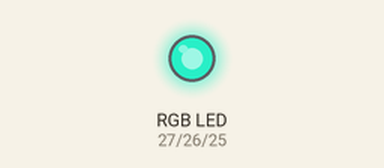
This sketch was run on a simulated ESP32. Parts: an RGB LED mixed from three pins (HIGH = lit). Dim RGB values are drawn brighter than linear; random numbers use the default seed unless the sketch sets one; what the sketch prints to the serial monitor is not drawn.

Above: at 0.85 s.
At 4.65 s:
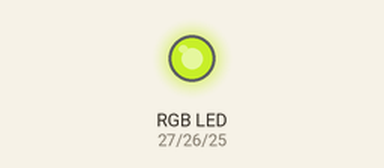
At 10.3 s:
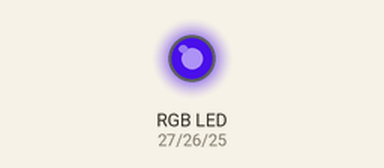
At 17.0 s:
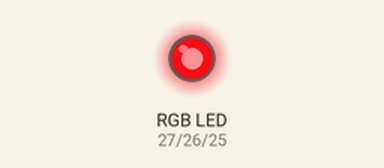
At 22.7 s:
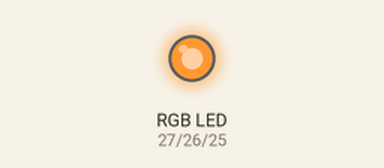
At 36.9 s:
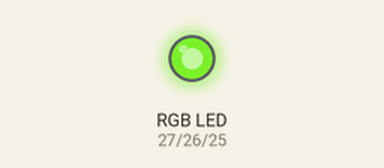
Timing chart, 0 to 40.0 s (numbered marks = the images above):
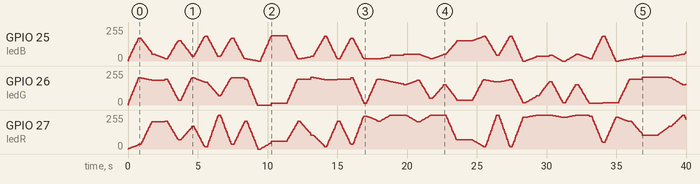

The sketch:

fade.ino
```cpp
#define ledR 27
#define ledG 26
#define ledB 25

#define rCh 0
#define gCh 1
#define bCh 2

#define d 50 //delay
#define dLong 200 //longer delay
int K = 15;  //amount of steps to take when fading to next color

  int reds[] = {248, 238, 255, 255, 255, 255,
                254, 204, 208, 170, 105, 34, 18,
                17, 68, 51, 59, 68};  //red values
  int greens[] = {12, 17, 51, 68, 102, 153, 174,
                  187, 195, 204, 208, 204, 189,
                  170, 68, 17, 12, 34};  //green values
  int blues[] = {18, 0, 17, 34, 68, 51, 45, 51, 16,
                 34, 37, 170, 185, 187, 221, 187,
                 189, 153};  //blue values

  int i = 0;  //index to be incremented throuhg all colors in arrays
  int lastRed = 0;  //saves the previous red value
  int currentRed = 0;  //saves the value to switch to for red
  int lastGreen = 0;  //saves the previous green value
  int currentGreen = 0;  //saves the value to switch to for green
  int lastBlue = 0;  //saves the previous blue value
  int currentBlue = 0;  //saves the value to switch to for blue

  //these hold the difference between last color value and current:
  int redDif = 0;
  int greenDif = 0;
  int blueDif = 0;
  //these hold the increment to use when fading between values:
  int redInc = 0;
  int greenInc = 0;
  int blueInc = 0;
  //these hold the values that are written during the fade
  int redFade = 0;
  int greenFade = 0;
  int blueFade = 0;

void setup() {
  Serial.begin ( 115200 );
  Serial.println("in setup");

  ledcAttachPin( ledR, rCh );  //assign RGB led pins to channels
  ledcAttachPin( ledG, gCh );
  ledcAttachPin( ledB, bCh );

  ledcSetup(rCh, 1000, 8);  //1kHz PWM, 8-bit
  ledcSetup(gCh, 1000, 8);
  ledcSetup(bCh, 1000, 8);
  //set all values to 0 to begin
  ledcWrite(rCh, i);
  ledcWrite(gCh, i);
  ledcWrite(bCh, i);
}

void loop() {
  i = random(19);  //get a random number between 0 and 18 inclusive
  currentRed = reds[i];
  currentGreen = greens[i];
  currentBlue = blues[i];

  //calculate values for red:
  if (lastRed < currentRed){  //check which value is larger
    redDif = currentRed - lastRed;  //subtract accordingly
    }
  else redDif = lastRed - currentRed;  //subtract accordingly
  redInc = redDif/K; //calculate the value to increment by
  redFade = lastRed;
  //calculate values for green:
  if (lastGreen < currentGreen){  //check which value is larger
    greenDif = currentGreen - lastGreen;  //subtract accordingly
    }
  else greenDif = lastGreen - currentGreen;  //subtract accordingly
  greenInc = greenDif/K; //calculate the value to increment by
  greenFade = lastGreen;
  //calculate values for blue:
  if (lastBlue < currentBlue){  //check which value is larger
    blueDif = currentBlue - lastBlue;  //subtract accordingly
    }
  else blueDif = lastBlue - currentBlue;  //subtract accordingly
  blueInc = blueDif/K; //calculate the value to increment by
  blueFade = lastBlue;

  //for loop to fade between colors:
  for (int j = 0; j < K; j++){  //iterates from 0 to K
    if (lastRed < currentRed){  //check which value is larger
      redFade = redFade + redInc;  //increment red value
      ledcWrite(rCh, redFade);  //write the red value
    }
    else{
      redFade = redFade - redInc;  //decrement red value
      ledcWrite(rCh, redFade);  //write the red value
    }

    if (lastGreen < currentGreen){  //check which value is larger
      greenFade = greenFade + greenInc;  //increment green value
      ledcWrite(gCh, greenFade);  //write the green value
    }
    else {
      greenFade = greenFade - greenInc;  //decrement green value
      ledcWrite(gCh, greenFade);  //write the green value
    }
    if (lastBlue < currentBlue){  //check which value is larger
      blueFade = blueFade + blueInc;  //increment blue value
      ledcWrite(bCh, blueFade);  //write the blue value
    }
    else {
      blueFade = blueFade - blueInc;  //decrement blue value
      ledcWrite(bCh, blueFade);  //write the blue value
    }

    delay(d); //delay between fades
  }

  //write the current values:
  ledcWrite(rCh, currentRed);
  ledcWrite(gCh, currentGreen);
  ledcWrite(bCh, currentBlue);
  //save the values of previous color:
  lastRed = currentRed;
  lastGreen = currentGreen;
  lastBlue = currentBlue;
  delay(dLong); //delay between fades
}
```
